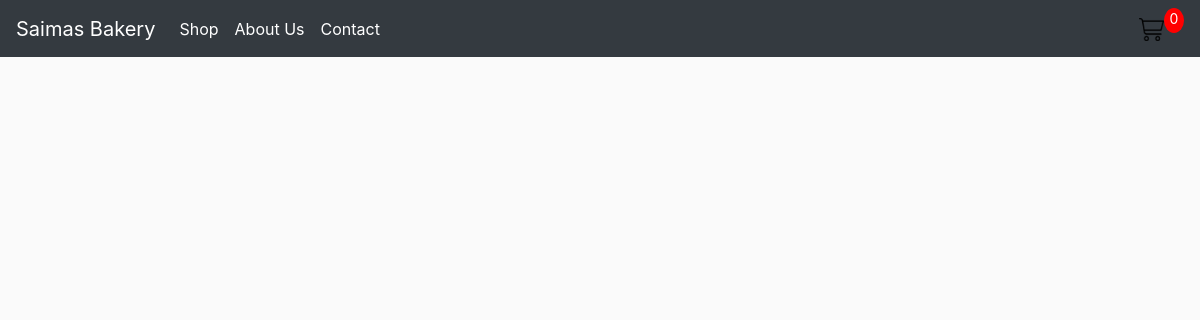
The app's page /, older data.
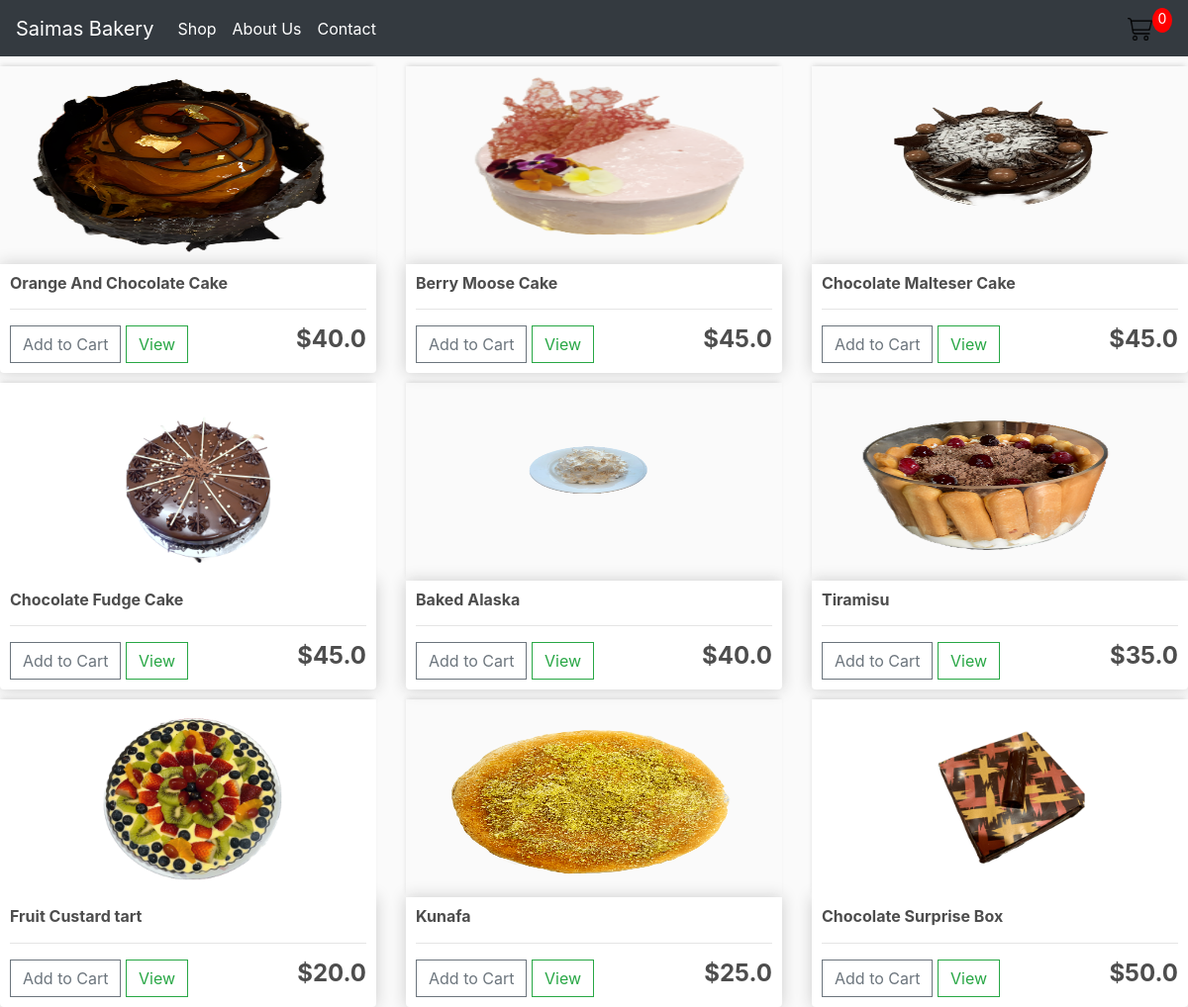
The same page, newer data.
### Shop/models.py (models this page shows, shortened)
class Product(models.Model):
    name = models.CharField(max_length=200)
    price = models.FloatField()
    image = models.ImageField(null=True, blank=True)

### Shop/views.py (the view)
# urls.py: path('', include('Shop.urls'))
def Shop(request):
    data = cartData(request)
    cartItems = data['cartItems']
    products = Product.objects.all()
    context = {'products': products, 'cartItems': cartItems}
    return render(request, 'Shop/Shop.html', context)

### Shop/utils.py (called while the page is built, shortened)
def cookieCart(request):
    try:
        cart = json.loads(request.COOKIES.get('cart', '{}'))
    except (KeyError, json.JSONDecodeError):
        cart = {}
    print('CART:', cart)
    items = []
    order = {'get_cart_total': 0, 'get_cart_items': 0, 'shipping': True}
    cartItems = order['get_cart_items']
    return {'cartItems': cartItems, 'order': order, 'items': items}

def cartData(request):
    if request.user.is_authenticated:
        customer = request.user.customer
        order, created = Order.objects.get_or_create(customer=customer, complete=False)
        items = order.orderitem_set.all()
        cartItems = order.get_cart_items
    else:
        cookieData = cookieCart(request)
        if not isinstance(cookieData, dict):
            cookieData = {'cartItems': 0, 'order': {'get_cart_total': 0, 'get_cart_items': 0, 'shipping': True},
                          'items': []}
        cartItems = cookieData.get('cartItems', 0)
        order = cookieData.get('order', {'get_cart_total': 0, 'get_cart_items': 0, 'shipping': True})
        items = cookieData.get('items', [])
    return {'cartItems': cartItems, 'order': order, 'items': items}

### Shop/Templates/Shop/Shop.html
{% extends 'shop/main.html' %}
{% load static %}
{% block content %}
<div class="row">
    {% for product in products %}
        <div class="col-lg-4">
            <img class="thumbnail" src="{{ product.image.url }}" />
            <div class="box-element product">
                <h6><strong>{{ product.name }}</strong></h6>
                <hr>
                <button data-product="{{product.id}}" data-action="add" class="btn btn-outline-secondary add-btn update-cart">Add to Cart</button>
                <a class="btn btn-outline-success" href="{% url 'Shop' %}"">View</a>
                <h4 style="display: inline-block; float: right"><strong>${{ product.price }}</strong></h4>
            </div>
        </div>
    {% endfor %}
</div>
{% endblock content %}

### Shop/Templates/Shop/Main.html (shortened to what this page needs)
<!DOCTYPE html>
<html>
<head>
	{% load static %}
	<link rel="stylesheet" href="https://stackpath.bootstrapcdn.com/bootstrap/4.4.1/css/bootstrap.min.css">
	<link rel="stylesheet" type="text/css" href="{% static 'css/main.css' %}">
</head>
<body>
<nav class="navbar navbar-expand-lg navbar-dark bg-dark">
	<a class="navbar-brand" href="#">Saimas Bakery</a>
	<div class="collapse navbar-collapse" id="navbarSupportedContent">
		<ul class="navbar-nav mr-auto">
			<li class="nav-item active">
				<a class="nav-link" href="{% url 'Shop' %}">Shop <span class="sr-only">(current)</span></a>
			</li>
			<li class="nav-item active">
				<a class="nav-link" >About Us <span class="sr-only">(current)</span></a>
			</li>
			<li class="nav-item active">
				<a class="nav-link">Contact <span class="sr-only">(current)</span></a>
			</li>
		</ul>
		<div class="form-inline my-2 my-lg-0">
			<a href="{% url 'Cart' %}">
				<img  id="cart-icon" src="{% static 'images/cart.png' %}">
			</a>
			<p id="cart-total">{{cartItems}}</p>
		</div>
	</div>
</nav>
{% block content %}
{% endblock %}
</body>
</html>

### SaimaBakery/static/css/main.css (style rules this page uses)
body { background-color: hsl(0, 0%, 98%); }
h1,h2,h3,h4,h5,h6 { color:hsl(0, 0%, 30%); }
.box-element { box-shadow:hsl(0, 0%, 80%) 0 0 16px; background-color: #fff; border-radius: 4px; padding: 10px; }
.thumbnail { width: 100%; height: 200px; -webkit-box-shadow: -1px -3px 5px -2px rgba(214,214,214,1); -moz-box-shadow: -1px -3px 5px -2px rgba(214,214,214,1); box-shadow: -1px -3px 5px -2px rgba(214,214,214,1); }
.product { border-radius: 0 0 4px 4px; }
#cart-icon { width:25px; display: inline-block; margin-left: 15px; }
#cart-total { display: block; text-align: center; color:#fff; background-color: red; width: 20px; height: 25px; border-radius: 50%; font-size: 14px; }
.col-lg-4, .col-lg-6, .col-lg-8, .col-lg-12 { margin-top: 10px; }
.btn { border-radius: 0; }

Row changes from the older to the newer data that the page shows:
added Product: image (picture), name "Orange And Chocolate Cake", price "40.0"
added Product: image (picture), name "Berry Moose Cake", price "45.0"
added Product: image (picture), name "Chocolate Malteser Cake", price "45.0"
added Product: image (picture), name "Chocolate Fudge Cake", price "45.0"
added Product: image (picture), name "Baked Alaska", price "40.0"
added Product: image (picture), name "Tiramisu", price "35.0"
added Product: image (picture), name "Fruit Custard tart", price "20.0"
added Product: image (picture), name "Kunafa", price "25.0"
added Product: image (picture), name "Chocolate Surprise Box", price "50.0"
